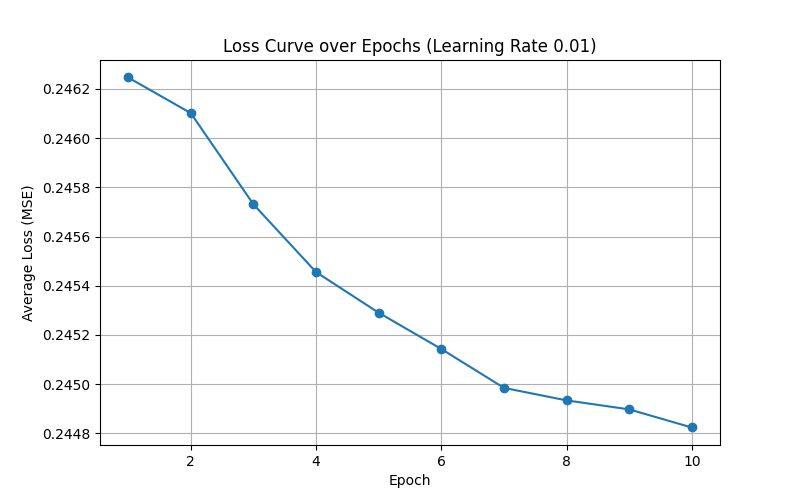

The script that drew this image:
# 2. In the above implementation use a learning rate of 0.01 and print the loss values, accuracy and weight updates. 
#    Plot the loss curve. Explain the inference you make from the observations regrading the loss values, accuracy and weight updates.

import numpy as np
import matplotlib.pyplot as plt

# Set random seed for reproducibility
np.random.seed(42)

# Activation Functions and Derivatives
def sigmoid(z):
    return 1 / (1 + np.exp(-z))

def sigmoid_deriv(a):
    # Derivative assuming input a is the sigmoid activation output
    return a * (1 - a)

# Hyperparameters and Network Architecture
input_dim = 3        # 3 input features
hidden_dim1 = 4      # 1st hidden layer: 4 neurons
hidden_dim2 = 4      # 2nd hidden layer: 4 neurons
output_dim = 2       # Output layer: 2 neurons

learning_rate = 0.01  # Changed learning rate from 0.1 to 0.01
momentum = 0.9
epochs = 10
batch_size = 10
num_samples = 100

# Initialize Weights and Biases (small random values)
W1 = np.random.randn(input_dim, hidden_dim1) * 0.1
b1 = np.random.randn(1, hidden_dim1) * 0.1

W2 = np.random.randn(hidden_dim1, hidden_dim2) * 0.1
b2 = np.random.randn(1, hidden_dim2) * 0.1

W3 = np.random.randn(hidden_dim2, output_dim) * 0.1
b3 = np.random.randn(1, output_dim) * 0.1

# Initialize momentum velocities for weights and biases (all zeros)
vW1 = np.zeros_like(W1)
vb1 = np.zeros_like(b1)
vW2 = np.zeros_like(W2)
vb2 = np.zeros_like(b2)
vW3 = np.zeros_like(W3)
vb3 = np.zeros_like(b3)

# Create Training Data
# Generate 100 random samples for inputs (features)
X = np.random.rand(num_samples, input_dim)

# Generate random binary targets for 2 classes (one-hot style)
Y = np.random.randint(0, 2, size=(num_samples, output_dim))

# Helper Functions for Loss and Accuracy
def mse_loss(y_true, y_pred):
    return np.mean((y_true - y_pred) ** 2)

def compute_accuracy(y_true, y_pred):
    # Threshold predictions at 0.5 for binary classification
    preds = (y_pred >= 0.5).astype(int)
    # Count a sample as correct if all output neurons match the target exactly
    correct = np.all(preds == y_true, axis=1)
    return np.mean(correct)

# Training Loop
loss_history = []  # Record loss per epoch

num_batches = num_samples // batch_size

for epoch in range(1, epochs + 1):
    # Shuffle the training data at the start of each epoch
    indices = np.arange(num_samples)
    np.random.shuffle(indices)
    X_shuffled = X[indices]
    Y_shuffled = Y[indices]
    
    epoch_loss = 0.0
    update_magnitudes = {'W1': [], 'W2': [], 'W3': []}
    
    for b in range(num_batches):
        start = b * batch_size
        end = start + batch_size
        X_batch = X_shuffled[start:end]
        Y_batch = Y_shuffled[start:end]
        
        # 1. Forward Propagation
        z1 = np.dot(X_batch, W1) + b1
        a1 = sigmoid(z1)
        
        z2 = np.dot(a1, W2) + b2
        a2 = sigmoid(z2)
        
        z3 = np.dot(a2, W3) + b3
        a3 = sigmoid(z3)  # Final output
        
        # 2. Compute Loss
        loss = mse_loss(Y_batch, a3)
        epoch_loss += loss
        
        # 3. Backpropagation
        error3 = a3 - Y_batch  # derivative of MSE loss
        delta3 = error3 * sigmoid_deriv(a3)
        
        # Gradients for W3 and b3
        dW3 = np.dot(a2.T, delta3) / batch_size
        db3 = np.sum(delta3, axis=0, keepdims=True) / batch_size
        
        # Hidden Layer 2
        error2 = np.dot(delta3, W3.T)
        delta2 = error2 * sigmoid_deriv(a2)
        dW2 = np.dot(a1.T, delta2) / batch_size
        db2 = np.sum(delta2, axis=0, keepdims=True) / batch_size
        
        # Hidden Layer 1
        error1 = np.dot(delta2, W2.T)
        delta1 = error1 * sigmoid_deriv(a1)
        dW1 = np.dot(X_batch.T, delta1) / batch_size
        db1 = np.sum(delta1, axis=0, keepdims=True) / batch_size
        
        # 4. Update Parameters using SGD with Momentum
        
        # Update W3 and b3
        vW3 = momentum * vW3 + learning_rate * dW3
        vb3 = momentum * vb3 + learning_rate * db3
        W3_prev = W3.copy()
        b3_prev = b3.copy()
        W3 -= vW3
        b3 -= vb3
        update_magnitudes['W3'].append(np.linalg.norm(W3 - W3_prev))
        
        # Update W2 and b2
        vW2 = momentum * vW2 + learning_rate * dW2
        vb2 = momentum * vb2 + learning_rate * db2
        W2_prev = W2.copy()
        b2_prev = b2.copy()
        W2 -= vW2
        b2 -= vb2
        update_magnitudes['W2'].append(np.linalg.norm(W2 - W2_prev))
        
        # Update W1 and b1
        vW1 = momentum * vW1 + learning_rate * dW1
        vb1 = momentum * vb1 + learning_rate * db1
        W1_prev = W1.copy()
        b1_prev = b1.copy()
        W1 -= vW1
        b1 -= vb1
        update_magnitudes['W1'].append(np.linalg.norm(W1 - W1_prev))
    
    avg_epoch_loss = epoch_loss / num_batches
    loss_history.append(avg_epoch_loss)
    
    # Compute training accuracy on the full training set
    a1_full = sigmoid(np.dot(X, W1) + b1)
    a2_full = sigmoid(np.dot(a1_full, W2) + b2)
    a3_full = sigmoid(np.dot(a2_full, W3) + b3)
    accuracy = compute_accuracy(Y, a3_full)
    
    # Average weight update magnitude for display
    avg_update_W1 = np.mean(update_magnitudes['W1'])
    avg_update_W2 = np.mean(update_magnitudes['W2'])
    avg_update_W3 = np.mean(update_magnitudes['W3'])
    
    print(f"Epoch {epoch:2d} | Loss: {avg_epoch_loss:.4f} | Accuracy: {accuracy * 100:.2f}%")
    print(f"   Avg Weight Update - W1: {avg_update_W1:.4f}, W2: {avg_update_W2:.4f}, W3: {avg_update_W3:.4f}")


# Plot the Loss Curve

plt.figure(figsize=(8, 5))
plt.plot(range(1, epochs + 1), loss_history, marker='o')
plt.xlabel("Epoch")
plt.ylabel("Average Loss (MSE)")
plt.title("Loss Curve over Epochs (Learning Rate 0.01)")
plt.grid(True)
plt.show()


# RESULT

# Epoch  1 | Loss: 0.2462 | Accuracy: 28.00%
#          Avg Weight Update - W1: 0.0000, W2: 0.0000, W3: 0.0006

# Epoch  2 | Loss: 0.2461 | Accuracy: 28.00%
#          Avg Weight Update - W1: 0.0000, W2: 0.0001, W3: 0.0013

# Epoch  3 | Loss: 0.2457 | Accuracy: 28.00%
#          Avg Weight Update - W1: 0.0000, W2: 0.0000, W3: 0.0011

# Epoch  4 | Loss: 0.2455 | Accuracy: 28.00%
#          Avg Weight Update - W1: 0.0000, W2: 0.0000, W3: 0.0009

# Epoch  5 | Loss: 0.2453 | Accuracy: 28.00%
#          Avg Weight Update - W1: 0.0000, W2: 0.0000, W3: 0.0011

# Epoch  6 | Loss: 0.2451 | Accuracy: 28.00%
#          Avg Weight Update - W1: 0.0000, W2: 0.0000, W3: 0.0010

# Epoch  7 | Loss: 0.2450 | Accuracy: 28.00%
#          Avg Weight Update - W1: 0.0000, W2: 0.0000, W3: 0.0007

# Epoch  8 | Loss: 0.2449 | Accuracy: 28.00%
#          Avg Weight Update - W1: 0.0000, W2: 0.0000, W3: 0.0009

# Epoch  9 | Loss: 0.2449 | Accuracy: 28.00%
#          Avg Weight Update - W1: 0.0000, W2: 0.0000, W3: 0.0009

# Epoch 10 | Loss: 0.2448 | Accuracy: 28.00%
#          Avg Weight Update - W1: 0.0000, W2: 0.0000, W3: 0.0006
